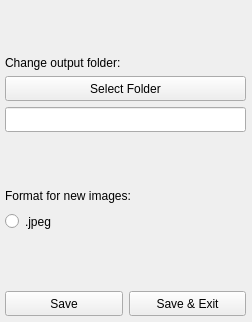
<?xml version="1.0" encoding="UTF-8"?>
<ui version="4.0">
 <class>Form</class>
 <widget class="QWidget" name="Form">
  <property name="geometry">
   <rect>
    <x>0</x>
    <y>0</y>
    <width>252</width>
    <height>322</height>
   </rect>
  </property>
  <property name="minimumSize">
   <size>
    <width>252</width>
    <height>322</height>
   </size>
  </property>
  <property name="maximumSize">
   <size>
    <width>252</width>
    <height>322</height>
   </size>
  </property>
  <property name="windowTitle">
   <string>Settings</string>
  </property>
  <widget class="QWidget" name="verticalLayoutWidget_2">
   <property name="geometry">
    <rect>
     <x>0</x>
     <y>0</y>
     <width>251</width>
     <height>321</height>
    </rect>
   </property>
   <layout class="QVBoxLayout" name="verticalLayout_2">
    <property name="leftMargin">
     <number>5</number>
    </property>
    <property name="topMargin">
     <number>5</number>
    </property>
    <property name="rightMargin">
     <number>5</number>
    </property>
    <property name="bottomMargin">
     <number>5</number>
    </property>
    <item>
     <spacer name="verticalSpacer">
      <property name="orientation">
       <enum>Qt::Vertical</enum>
      </property>
      <property name="sizeHint" stdset="0">
       <size>
        <width>20</width>
        <height>40</height>
       </size>
      </property>
     </spacer>
    </item>
    <item>
     <widget class="QLabel" name="folderText">
      <property name="text">
       <string>Change output folder:</string>
      </property>
     </widget>
    </item>
    <item>
     <widget class="QPushButton" name="changeOutputFolder">
      <property name="minimumSize">
       <size>
        <width>0</width>
        <height>25</height>
       </size>
      </property>
      <property name="text">
       <string>Select Folder</string>
      </property>
      <property name="autoDefault">
       <bool>false</bool>
      </property>
     </widget>
    </item>
    <item>
     <widget class="QLineEdit" name="newFolderPath">
      <property name="minimumSize">
       <size>
        <width>0</width>
        <height>25</height>
       </size>
      </property>
      <property name="readOnly">
       <bool>true</bool>
      </property>
     </widget>
    </item>
    <item>
     <spacer name="verticalSpacer_3">
      <property name="orientation">
       <enum>Qt::Vertical</enum>
      </property>
      <property name="sizeHint" stdset="0">
       <size>
        <width>20</width>
        <height>40</height>
       </size>
      </property>
     </spacer>
    </item>
    <item>
     <widget class="QLabel" name="formatText">
      <property name="text">
       <string>Format for new images:</string>
      </property>
     </widget>
    </item>
    <item>
     <widget class="QRadioButton" name="formatJpeg">
      <property name="minimumSize">
       <size>
        <width>0</width>
        <height>25</height>
       </size>
      </property>
      <property name="text">
       <string>.jpeg</string>
      </property>
     </widget>
    </item>
    <item>
     <spacer name="verticalSpacer_2">
      <property name="orientation">
       <enum>Qt::Vertical</enum>
      </property>
      <property name="sizeHint" stdset="0">
       <size>
        <width>20</width>
        <height>40</height>
       </size>
      </property>
     </spacer>
    </item>
    <item>
     <layout class="QHBoxLayout" name="horizontalLayout_2">
      <item>
       <widget class="QPushButton" name="save">
        <property name="minimumSize">
         <size>
          <width>0</width>
          <height>25</height>
         </size>
        </property>
        <property name="styleSheet">
         <string notr="true">gridline-color: rgb(255, 211, 105);</string>
        </property>
        <property name="text">
         <string>Save</string>
        </property>
       </widget>
      </item>
      <item>
       <widget class="QPushButton" name="saveExit">
        <property name="minimumSize">
         <size>
          <width>0</width>
          <height>25</height>
         </size>
        </property>
        <property name="styleSheet">
         <string notr="true">gridline-color: rgb(255, 211, 105);</string>
        </property>
        <property name="text">
         <string>Save &amp;&amp; Exit</string>
        </property>
       </widget>
      </item>
     </layout>
    </item>
   </layout>
  </widget>
  <widget class="QLabel" name="setbg">
   <property name="geometry">
    <rect>
     <x>0</x>
     <y>0</y>
     <width>252</width>
     <height>322</height>
    </rect>
   </property>
   <property name="text">
    <string/>
   </property>
  </widget>
  <zorder>setbg</zorder>
  <zorder>verticalLayoutWidget_2</zorder>
 </widget>
 <resources/>
 <connections/>
</ui>
